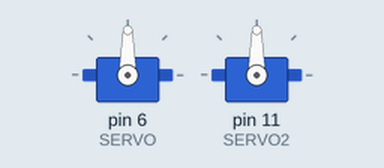
This sketch was run on a simulated Arduino Uno, built with avr-gcc and run on an emulated ATmega328P. On the bench: 2 × servo. What the sketch prints to the serial monitor is not drawn.

Above: at 0.05 s.
At 12.25 s:
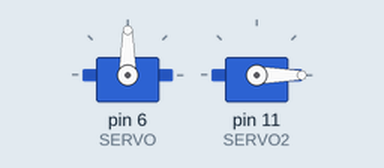
At 24.45 s:
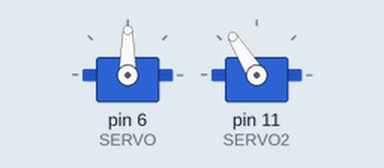
Timing chart, 0 to 31.9 s (numbered marks = the images above):
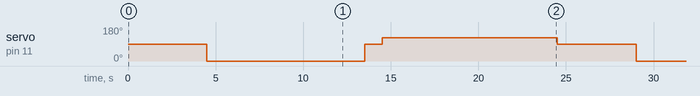

Measured:
- by itself, servo on pin 11 (SERVO2): repeats every 24.5 s: 90° 1.0 s, 122° 10.0 s, 90° 4.5 s, 0° 9.0 s

The sketch:

ECE480_Servo_Uno.ino
```cpp
#define SERVO 6
#define SERVO2 11

#include "Servo.h"

Servo Servo1;
Servo Servo2;

void setup() {
  // put your setup code here, to run once:
  Servo1.attach(SERVO);
    Servo2.attach(SERVO2);

  Serial.begin(9600);
    Serial.println("RESET");

  // Servo2.writeMicroseconds(1800);

  // delay(20000);

}

void loop() {
  // put your main code here, to run repeatedly:
     delay(4500);
    Servo2.writeMicroseconds(500);

   delay(9000);
   Servo2.write(90);

  delay(1000);
  Servo2.writeMicroseconds(1800);

  delay(10000);
  Servo2.write(90);
  Serial.println("RAN");
}
```
